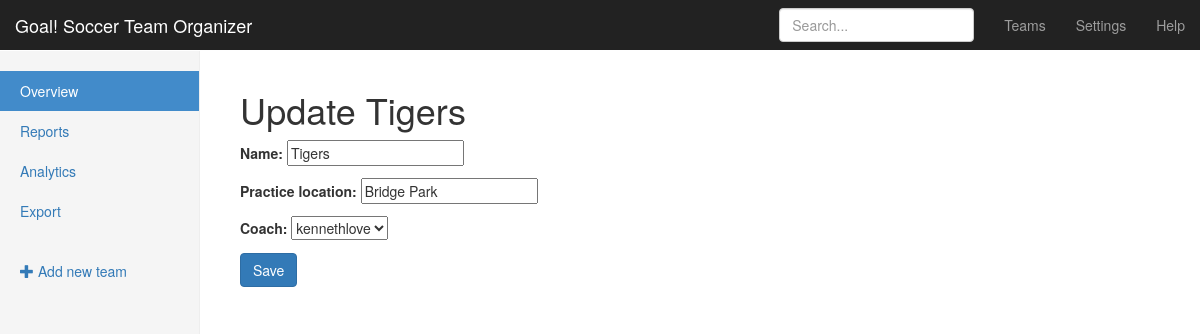
The page /teams/edit/1/ (signed in) on the database its author committed.
### teams/models.py (models this page shows, shortened)
class Team(models.Model):
    name = models.CharField(max_length=255)
    coach = models.ForeignKey(User, related_name='teams')
    practice_location = models.CharField(max_length=255)

### teams/views.py (the view)
# urls.py: url(r'^edit/(?P<pk>\d+)/$', views.TeamUpdateView.as_view(), name='update'),
class TeamUpdateView(LoginRequiredMixin, PageTitleMixin, UpdateView):
    fields = ('name', 'practice_location', 'coach')
    model = models.Team
    def get_page_title(self):
        obj = self.get_object()
        return 'Update {}'.format(obj.name)

### teams/mixins.py (called while the page is built)
    def get_context_data(self, **kwargs):
        context = super().get_context_data(**kwargs)
        context['page_title'] = self.get_page_title()
        return context

### teams/templates/teams/team_form.html (shortened to what this page needs)
{% extends "teams/_layout.html" %}
{% block body_content %}
<h1>{{ page_title }}</h1>
<form method='POST'>
	{{ form.as_p }}
	<input type="submit" class="btn btn-primary" value="Save">
</form>
{% endblock %}

### assets/css/goal.css (style rules this page uses)
body { padding-top: 50px; }

### rows shown on the page
Team: name "Tigers", practice_location "Bridge Park", coach "kennethlove"

### other values the page prints
{{ page_title }} "Update Tigers"
